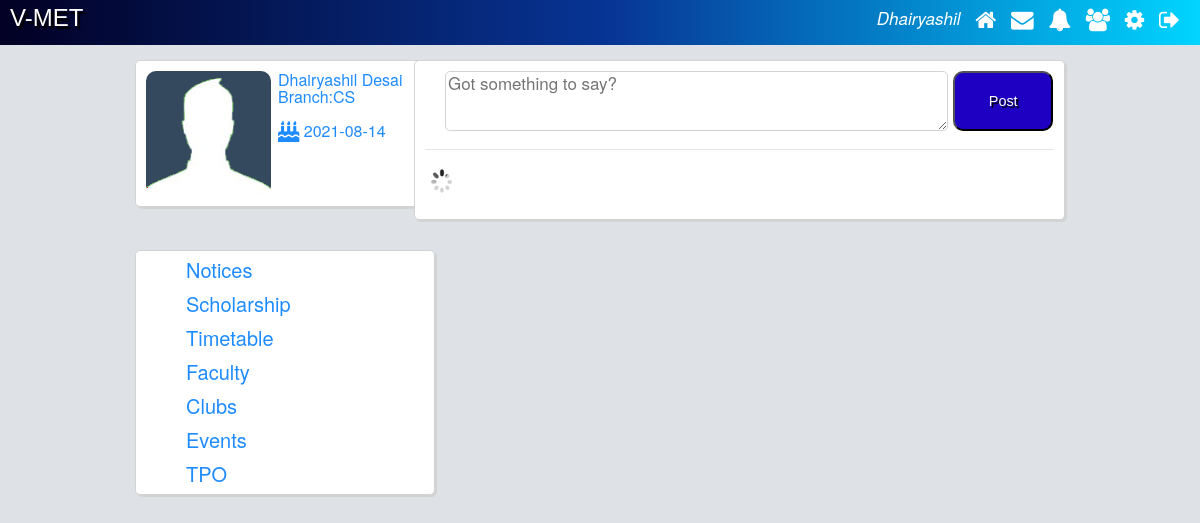
/index.php (signed in), run on the app's committed database.
### tables this page shows
CREATE TABLE `users` (
  `id` int(11) NOT NULL,
  `gr_no` int(10) NOT NULL,
  `first_name` varchar(25) NOT NULL,
  `last_name` varchar(25) NOT NULL,
  `username` varchar(50) NOT NULL,
  `gender` varchar(6) NOT NULL,
  `email` varchar(40) NOT NULL,
  `password` varchar(255) NOT NULL,
  `year` varchar(12) NOT NULL,
  `branch` varchar(6) NOT NULL,
  `phone` int(10) NOT NULL,
  `date_of_birth` date NOT NULL,
  `friend_array` text NOT NULL,
  `profile_pic` varchar(255) NOT NULL,
  `no_likes` int(11) NOT NULL,
  `num_posts` int(11) NOT NULL,
  `user_closed` varchar(3) NOT NULL
);

### index.php (the view, shortened to what this page needs)
<?php
include("includes/header.php");
include("includes/classes/Post.php");
 ?>
  <div class="user_details column">
  <a href="<?php echo $userLoggedIn; ?>">  <img src="<?php echo $user['profile_pic']; ?>"> </a>
	<div class="user_details_left_right">
    <a href="<?php echo $userLoggedIn; ?>">
    <?php
    echo " " .$user['first_name'] . " " . $user['last_name']."<br>";
    echo "  " ."Branch:".$user['branch']."<br><br>";
    ?>
    <i class = "fa fa-birthday-cake fa-lg"></i>
    <?php  echo $user['date_of_birth'] ."<br>"; ?>
    </a>
	</div>
</div>
  <div class="main_column column">
  <form class="post_form" action="index.php" method="POST">
        <textarea name="post_text" id="post_text" placeholder="Got something to say?"></textarea>
        <input type="submit" name="post" id="post_button" value="Post">
        <hr>
      </form>
		<img id="loading" src="assets/images/icons/loading.gif">
	</div>
	<div class="user_options column">
    <a href="notices.php" >Notices</a><br><br>
    <a href="scholarship.php" >Scholarship</a><br><br>
    <a href="timetable.php" >Timetable</a><br><br>
    <a href="faculty.php" >Faculty</a><br><br>
    <a href="clubs.php" >Clubs</a><br><br>
    <a href="events.php" >Events</a><br><br>
    <a href="tpo.php" >TPO</a><br><br>
  </div>
  </div>
</body>
</html>

### includes/header.php (shortened to what this page needs)
<?php
require 'config/config.php';
if (isset($_SESSION['username'])) {
	$userLoggedIn = $_SESSION['username'];
	$user_details_query = mysqli_query($con, "SELECT * FROM users WHERE username='$userLoggedIn'");
	$user = mysqli_fetch_array($user_details_query);
}
else {
	header("Location: login.php");
}
?>
<!DOCTYPE html>
<head>
	<link rel="stylesheet" href="//maxcdn.bootstrapcdn.com/font-awesome/4.3.0/css/font-awesome.min.css">
	<link rel="stylesheet" type="text/css" href="assets/css/bootstrap.css">
	<link rel="stylesheet" type="text/css" href="assets/css/style.css">
</head>
<body>
	<div class="top_bar">
		<div class="logo">
			<a href="index.php">V-MET</a>
		</div>
		<nav>
			<a href="<?php echo $userLoggedIn; ?>">
				<?php echo $user['first_name']; ?>
			</a>
			<a href="index.php">
				<i class="fa fa-home fa-lg"></i>
			</a>
			<a href="#">
				<i class="fa fa-envelope fa-lg"></i>
			</a>
			<a href="#">
				<i class="fa fa-bell fa-lg"></i>
			</a>
			<a href="#">
				<i class="fa fa-users fa-lg"></i>
			</a>
			<a href="#">
				<i class="fa fa-cog fa-lg"></i>
			</a>
			<a href="includes/handlers/logout.php">
				<i class="fa fa-sign-out fa-lg"></i>
			</a>
		</nav>
	</div>
	<div class="wrapper">

### assets/css/style.css (style rules this page uses)
html,body { font-family: "Work Sans", "Helvetica Neue", "Helvetica", Helvetica, Arial, sans-serif; line-height: 17px; font-weight: 400; background-color: #dee2e6; color: #1F2667; }
.logo a { font-family: 'Bellota-BoldItalic',sans-serif; text-shadow: #000 2.5px 2.5px 1px; margin-left: 10px; font-size: 150%; position: relative; color:#fff; top: 9px; }
.top_bar { width: 100%; min-width: 1050px; height :45px; background: rgb(2,0,36); background: linear-gradient(90deg, rgba(2,0,36,1) 0%, rgba(7,53,150,1) 51%, rgba(0,212,255,1) 100%); margin: 0 0 10px 0; display: inline-flex; position: fixed; z-index:10; }
nav { float: right; right: 5px; position: absolute; margin: 10px; }
nav a { font-style: italic; position: relative; color: #fff; text-decoration: none; font-size: 17px; margin: 5px; }
.wrapper { margin: 0 auto; top:50px; position: relative; padding: 0 10px; width: 75%; min-width: 950px; }
.column { background-color:#fff; padding: 10px; border: 1px solid #D3D3D3; border-radius: 5px; box-shadow: 2px 2px 1px #D3D3D3; z-index: -1; margin-top: 10px; }
.user_details { width: 300px; float:left; margin-bottom: 10px; font-size: 100% margin:10px; position: fixed; }
.user_options { width: 300px; float:left; font-size:20px; height: 245px; margin-top: 200px; position: fixed; padding-left:50px; }
.user_details_left_right { width: 125px; display: inline-block; position: absolute; }
.user_details img { height: 125px; border-radius: 10px; margin-right: 7px; }
.main_column { float: right; width:70%; min-height: 160px; z-index: -1; }
.post_form { width: 100%; }
.post_form textarea { margin-left: 20px; width: 80%; height: 60px; border-radius: 5px; margin-right: 5px; border: 1px solid #D3D3D3; font-size: 17px; }
.post_form input[type='submit'] { height: 60px; width: 100px; border-radius: 10px; background-color: #1d00c2; color: #fff; font-family: 'Bellota-BoldItalic',sans-serif; text-shadow: #000 2px 2px 1px; font-size: 90%; margin: 0; position: absolute; outline:0; }
a { color: #1e8bff; text-decoration: none; }
.main_column { float: right; width: 70%; min-height: 160px; z-index: -1; background-color: #fff; }

### data on the page
users: first_name "Dhairyashil", profile_pic (picture), last_name "Desai", branch "CS", date_of_birth "2021-08-14"
